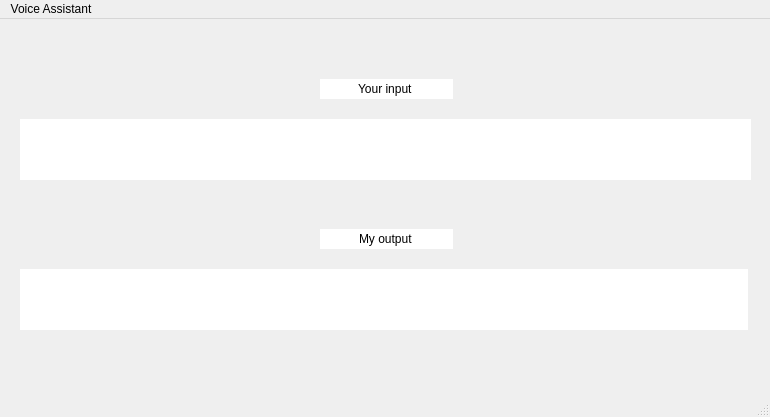
<?xml version="1.0" encoding="UTF-8"?>
<ui version="4.0">
 <class>MainWindow</class>
 <widget class="QMainWindow" name="MainWindow">
  <property name="geometry">
   <rect>
    <x>0</x>
    <y>0</y>
    <width>770</width>
    <height>417</height>
   </rect>
  </property>
  <property name="windowTitle">
   <string>MainWindow</string>
  </property>
  <property name="toolTip">
   <string>&lt;html&gt;&lt;head/&gt;&lt;body&gt;&lt;p&gt;&lt;br/&gt;&lt;/p&gt;&lt;/body&gt;&lt;/html&gt;</string>
  </property>
  <widget class="QWidget" name="centralwidget">
   <widget class="QLineEdit" name="input_textBox">
    <property name="enabled">
     <bool>true</bool>
    </property>
    <property name="geometry">
     <rect>
      <x>320</x>
      <y>60</y>
      <width>133</width>
      <height>20</height>
     </rect>
    </property>
    <property name="autoFillBackground">
     <bool>true</bool>
    </property>
    <property name="text">
     <string>Your input</string>
    </property>
    <property name="frame">
     <bool>false</bool>
    </property>
    <property name="alignment">
     <set>Qt::AlignCenter</set>
    </property>
    <property name="readOnly">
     <bool>true</bool>
    </property>
   </widget>
   <widget class="QLineEdit" name="input_lineEdit">
    <property name="enabled">
     <bool>true</bool>
    </property>
    <property name="geometry">
     <rect>
      <x>20</x>
      <y>100</y>
      <width>731</width>
      <height>61</height>
     </rect>
    </property>
    <property name="frame">
     <bool>false</bool>
    </property>
    <property name="alignment">
     <set>Qt::AlignCenter</set>
    </property>
    <property name="readOnly">
     <bool>true</bool>
    </property>
   </widget>
   <widget class="QLineEdit" name="output_textBox">
    <property name="geometry">
     <rect>
      <x>320</x>
      <y>210</y>
      <width>133</width>
      <height>20</height>
     </rect>
    </property>
    <property name="autoFillBackground">
     <bool>true</bool>
    </property>
    <property name="text">
     <string>My output</string>
    </property>
    <property name="frame">
     <bool>false</bool>
    </property>
    <property name="alignment">
     <set>Qt::AlignCenter</set>
    </property>
    <property name="readOnly">
     <bool>true</bool>
    </property>
   </widget>
   <widget class="QLineEdit" name="output_lineEdit">
    <property name="enabled">
     <bool>true</bool>
    </property>
    <property name="geometry">
     <rect>
      <x>20</x>
      <y>250</y>
      <width>728</width>
      <height>61</height>
     </rect>
    </property>
    <property name="text">
     <string/>
    </property>
    <property name="frame">
     <bool>false</bool>
    </property>
    <property name="alignment">
     <set>Qt::AlignCenter</set>
    </property>
    <property name="readOnly">
     <bool>true</bool>
    </property>
   </widget>
  </widget>
  <widget class="QMenuBar" name="menubar">
   <property name="geometry">
    <rect>
     <x>0</x>
     <y>0</y>
     <width>770</width>
     <height>21</height>
    </rect>
   </property>
   <widget class="QMenu" name="menuVoice_Assistant">
    <property name="title">
     <string>Voice Assistant</string>
    </property>
   </widget>
   <addaction name="menuVoice_Assistant"/>
  </widget>
  <widget class="QStatusBar" name="statusbar"/>
 </widget>
 <resources/>
 <connections/>
</ui>
